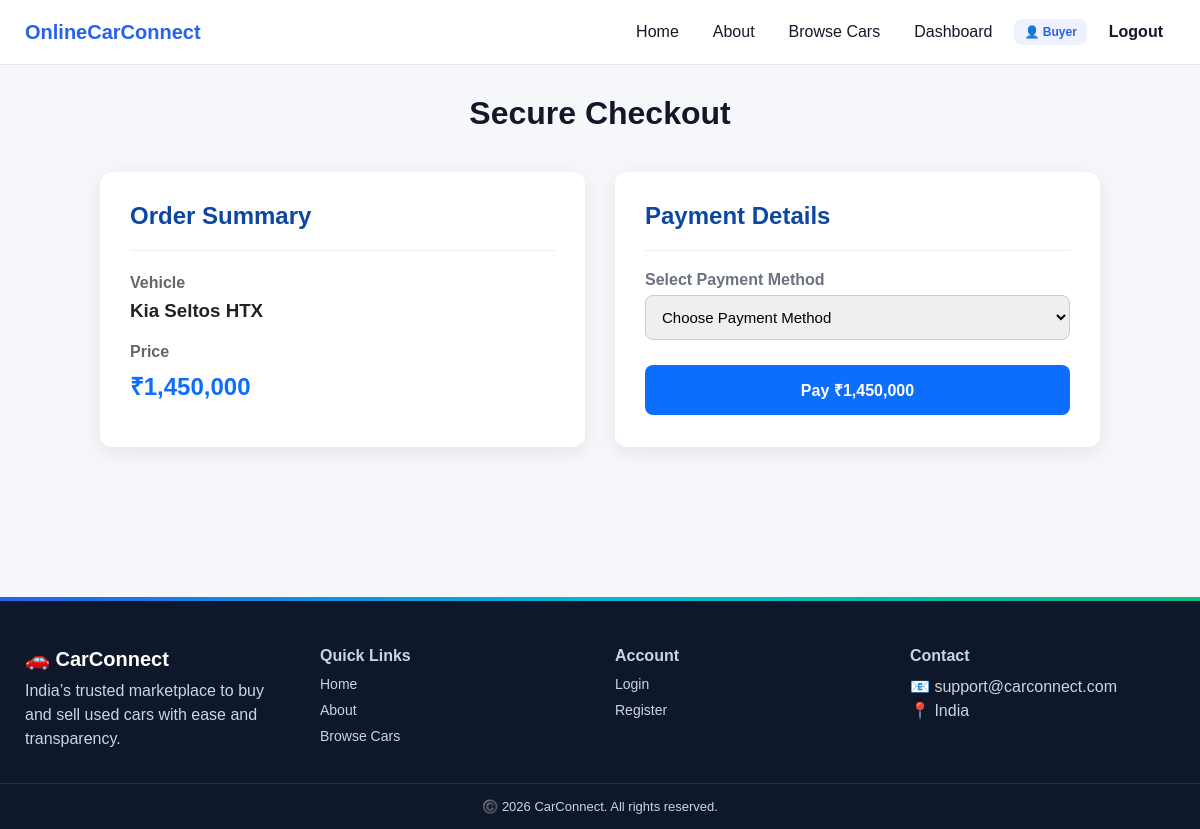
The app's page /buyer/checkout.php?id=10 (signed in) with its own data.
### tables this page shows
CREATE TABLE `car_listings` (
  `id` int(11) NOT NULL,
  `seller_id` int(11) NOT NULL,
  `category_id` int(11) DEFAULT NULL,
  `make` varchar(100) NOT NULL,
  `model` varchar(100) NOT NULL,
  `year` int(11) NOT NULL,
  `price` decimal(12,2) NOT NULL,
  `mileage` int(11) DEFAULT 0,
  `fuel_type` varchar(50) DEFAULT NULL,
  `transmission` varchar(50) DEFAULT NULL,
  `description` text DEFAULT NULL,
  `image_path` varchar(255) DEFAULT NULL,
  `status` enum('pending','approved','rejected','sold') DEFAULT 'pending',
  `created_at` timestamp NOT NULL DEFAULT current_timestamp(),
  `color` varchar(30) DEFAULT NULL,
  `owner_type` varchar(30) DEFAULT NULL,
  `body_type` varchar(30) DEFAULT NULL,
  `seating_capacity` int(11) DEFAULT NULL,
  `location` varchar(100) DEFAULT NULL
);

### includes/functions.php (called while the page is built, shortened)
<?php
function e($str){
    return htmlspecialchars((string)$str, ENT_QUOTES, 'UTF-8');
}
?>

### buyer/checkout.php (the view, shortened to what this page needs)
<?php
require_once __DIR__ . "/../includes/db_connect.php";
require_once __DIR__ . "/../includes/functions.php";
require_once __DIR__ . "/../includes/header.php";
$carId = isset($_GET['id']) ? (int)$_GET['id'] : 0;
$stmt = mysqli_prepare($conn,"
SELECT id,seller_id,make,model,price,status
FROM car_listings
WHERE id=?
LIMIT 1
");
mysqli_stmt_bind_param($stmt,"i",$carId);
mysqli_stmt_execute($stmt);
$result = mysqli_stmt_get_result($stmt);
$car = mysqli_fetch_assoc($result);
?>
 <h1 style="text-align:center;margin-bottom:20px;">
    Secure Checkout
</h1>
<div class="checkout-container">
    <div class="checkout-card">
        <h2>Order Summary</h2>
        <hr>
        <p><strong>Vehicle</strong></p>
        <h3>
            <?php echo e($car['make'])." ".e($car['model']); ?>
        </h3>
        <br>
        <p><strong>Price</strong></p>
        <h2 style="color:#0d6efd;">
            ₹<?php echo number_format($car['price']); ?>
        </h2>
    </div>
    <div class="checkout-card">
        <h2>Payment Details</h2>
        <hr>
        <form method="POST" id="paymentForm">
           <label>Select Payment Method</label>
<select
    name="payment_method"
    id="payment_method"
    class="input"
    onchange="changePayment()"
    required>
    <option value="">Choose Payment Method</option>
</select>
<button
    class="btn primary"
    id="payBtn"
    type="submit"
    style="width:100%;margin-top:25px;">
    Pay ₹<?php echo number_format($car['price']); ?>
</button>
</form>
</div>
</div>
<?php require_once __DIR__ . "/../includes/footer.php"; ?>

### assets/css/style.css (style rules this page uses)
* { margin:0; padding:0; box-sizing:border-box; scroll-behavior:smooth; }
body { font-family:system-ui,-apple-system,Segoe UI,Roboto; background:var(--bg); color:var(--text); }
.btn { position:relative; padding:12px 18px; border-radius:10px; border:1px solid var(--border); background:#fff; cursor:pointer; font-weight:700; transition:0.3s; overflow:hidden; }
.btn.primary { background:var(--gradient); color:#fff; border:none; }
.btn::after { content:""; position:absolute; width:0%; height:100%; top:0; left:0; background:rgba(255,255,255,0.2); transition:0.4s; }
label { display:block; margin:10px 0 5px; color:var(--muted); }
.input { width:100%; padding:12px; border-radius:10px; border:1px solid var(--border); }
h3 { margin-bottom:8px; }
p { line-height:1.5; }
h1, h2 { margin-bottom: 10px; }

### buyer/checkout.php (style rules this page uses)
body { background:#f5f7fb; font-family:Arial, Helvetica, sans-serif; }
.checkout-container { max-width:1000px; margin:40px auto; display:grid; grid-template-columns:1fr 1fr; gap:30px; }
.checkout-card { background:#fff; border-radius:12px; padding:30px; box-shadow:0 5px 20px rgba(0,0,0,.08); }
.checkout-card h2 { margin-bottom:15px; color:#0d47a1; }
.checkout-card h3 { margin:0; color:#222; }
.checkout-card p { color:#666; margin-bottom:5px; }
.checkout-card hr { border:none; border-top:1px solid #eee; margin:20px 0; }
label { display:block; margin-top:15px; margin-bottom:6px; font-weight:bold; }
.input { width:100%; padding:12px; border:1px solid #ccc; border-radius:8px; font-size:15px; outline:none; transition:.3s; box-sizing:border-box; }
.btn { padding:14px; border:none; border-radius:8px; cursor:pointer; font-size:16px; transition:.3s; }
.btn.primary { background:#0d6efd; color:white; }

### records on screen
car_listings: make "Kia", model "Seltos HTX", price "1,450,000"

### other values on screen
$_SESSION['role'] "Buyer"
